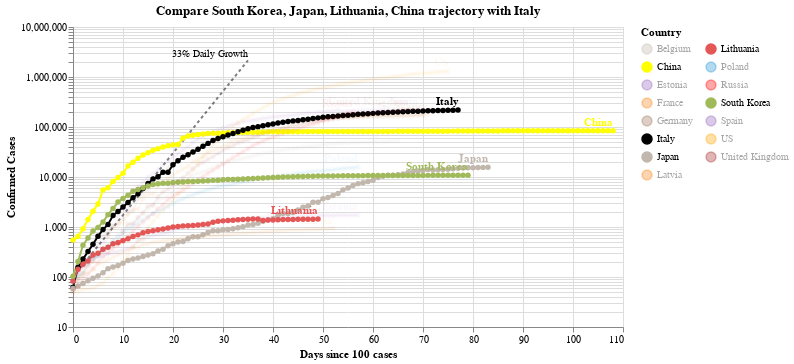

Source (notebook cell):
### Code cell
#hide_input
chart3 = make_since_chart(dff2, ['South Korea', 'Japan', 'Lithuania', 'China'], baseline_countries)
chart3

### Figure 1 — Vega-Lite specification as saved in the notebook (floating-point values rounded to 4 significant figures; data arrays with more than 128 entries replaced by an {"elided": "..."} marker saying what was removed)
{"config": {"view": {"continuousWidth": 400, "continuousHeight": 300}}, "layer": [{"mark": {"type": "line", "color": "black", "opacity": 0.5, "strokeDash": [3, 3]}, "encoding": {"x": {"type": "quantitative", "field": "Days since 100 cases"}, "y": {"type": "quantitative", "field": "Confirmed Cases"}}}, {"mark": {"type": "text", "align": "right", "dy": -6, "fontSize": 10, "text": "33% Daily Growth"}, "encoding": {"x": {"type": "quantitative", "field": "Days since 100 cases"}, "y": {"type": "quantitative", "field": "Confirmed Cases"}}, "transform": [{"filter": "(datum['Days since 100 cases'] >= 35)"}]}, {"data": {"name": "data-d5d406530cb620dbbd307869c3b6e9d6"}, "mark": {"type": "line", "point": true}, "encoding": {"color": {"type": "nominal", "field": "Country", "legend": {"columns": 2}, "scale": {"domain": ["Belgium", "China", "Estonia", "France", "Germany", "Italy", "Japan", "Latvia", "Lithuania", "Poland", "Russia", "South Korea", "Spain", "US", "United Kingdom"], "range": ["#C1B7AD", "yellow", "#9467bd", "#F58518", "#9D755D", "black", "#C1B7AD", "#F58518", "#E45756", "#2495D3", "red", "#A1BA59", "#9467bd", "orange", "brown"]}}, "opacity": {"condition": {"value": 1, "selection": "selector001"}, "value": 0.05}, "tooltip": [{"type": "nominal", "field": "Country"}, {"type": "temporal", "field": "Date"}, {"type": "quantitative", "field": "Confirmed Cases"}, {"type": "quantitative", "field": "Days since 100 cases"}], "x": {"type": "quantitative", "field": "Days since 100 cases"}, "y": {"type": "quantitative", "field": "Confirmed Cases", "scale": {"type": "log"}}}, "selection": {"selector001": {"type": "multi", "fields": ["Country"], "bind": "legend", "init": [{"Country": "South Korea"}, {"Country": "Japan"}, {"Country": "Lithuania"}, {"Country": "China"}, {"Country": "Italy"}]}}, "width": 550}, {"data": {"name": "data-d5d406530cb620dbbd307869c3b6e9d6"}, "mark": {"type": "text", "align": "right", "dy": -8, "fontWeight": "bold"}, "encoding": {"color": {"type": "nominal", "field": "Country", "legend": {"columns": 2}, "scale": {"domain": ["Belgium", "China", "Estonia", "France", "Germany", "Italy", "Japan", "Latvia", "Lithuania", "Poland", "Russia", "South Korea", "Spain", "US", "United Kingdom"], "range": ["#C1B7AD", "yellow", "#9467bd", "#F58518", "#9D755D", "black", "#C1B7AD", "#F58518", "#E45756", "#2495D3", "red", "#A1BA59", "#9467bd", "orange", "brown"]}}, "opacity": {"condition": {"value": 1, "selection": "selector001"}, "value": 0.05}, "text": {"type": "nominal", "field": "Country"}, "tooltip": [{"type": "nominal", "field": "Country"}, {"type": "temporal", "field": "Date"}, {"type": "quantitative", "field": "Confirmed Cases"}, {"type": "quantitative", "field": "Days since 100 cases"}], "x": {"type": "quantitative", "field": "Days since 100 cases"}, "y": {"type": "quantitative", "field": "Confirmed Cases", "scale": {"type": "log"}}}, "transform": [{"filter": "(datum['Date'] >= 1588982400000)"}], "width": 550}], "data": {"name": "data-c1a3bbf4dd040f2e7e8e7a69520e3c2a"}, "title": "Compare South Korea, Japan, Lithuania, China trajectory with Italy", "$schema": "https://vega.github.io/schema/vega-lite/v4.0.2.json", "datasets": {"data-c1a3bbf4dd040f2e7e8e7a69520e3c2a": [{"Days since 100 cases": 0, "Confirmed Cases": 100.0}, {"Days since 100 cases": 1, "Confirmed Cases": 133.0}, {"Days since 100 cases": 2, "Confirmed Cases": 176.9}, {"Days since 100 cases": 3, "Confirmed Cases": 235.3}, {"Days since 100 cases": 4, "Confirmed Cases": 312.9}, {"Days since 100 cases": 5, "Confirmed Cases": 416.2}, {"Days since 100 cases": 6, "Confirmed Cases": 553.5}, {"Days since 100 cases": 7, "Confirmed Cases": 736.1}, {"Days since 100 cases": 8, "Confirmed Cases": 979.1}, {"Days since 100 cases": 9, "Confirmed Cases": 1302.0}, {"Days since 100 cases": 10, "Confirmed Cases": 1732.0}, {"Days since 100 cases": 11, "Confirmed Cases": 2303.0}, {"Days since 100 cases": 12, "Confirmed Cases": 3064.0}, {"Days since 100 cases": 13, "Confirmed Cases": 4074.0}, {"Days since 100 cases": 14, "Confirmed Cases": 5419.0}, {"Days since 100 cases": 15, "Confirmed Cases": 7207.0}, {"Days since 100 cases": 16, "Confirmed Cases": 9586.0}, {"Days since 100 cases": 17, "Confirmed Cases": 12750.0}, {"Days since 100 cases": 18, "Confirmed Cases": 16960.0}, {"Days since 100 cases": 19, "Confirmed Cases": 22550.0}, {"Days since 100 cases": 20, "Confirmed Cases": 29990.0}, {"Days since 100 cases": 21, "Confirmed Cases": 39890.0}, {"Days since 100 cases": 22, "Confirmed Cases": 53060.0}, {"Days since 100 cases": 23, "Confirmed Cases": 70560.0}, {"Days since 100 cases": 24, "Confirmed Cases": 93850.0}, {"Days since 100 cases": 25, "Confirmed Cases": 124800.0}, {"Days since 100 cases": 26, "Confirmed Cases": 166000.0}, {"Days since 100 cases": 27, "Confirmed Cases": 220800.0}, {"Days since 100 cases": 28, "Confirmed Cases": 293700.0}, {"Days since 100 cases": 29, "Confirmed Cases": 390600.0}, {"Days since 100 cases": 30, "Confirmed Cases": 519500.0}, {"Days since 100 cases": 31, "Confirmed Cases": 690900.0}, {"Days since 100 cases": 32, "Confirmed Cases": 918900.0}, {"Days since 100 cases": 33, "Confirmed Cases": 1222000.0}, {"Days since 100 cases": 34, "Confirmed Cases": 1625000.0}, {"Days since 100 cases": 35, "Confirmed Cases": 2162000.0}], "data-d5d406530cb620dbbd307869c3b6e9d6": {"elided": "1050 records"}}}
